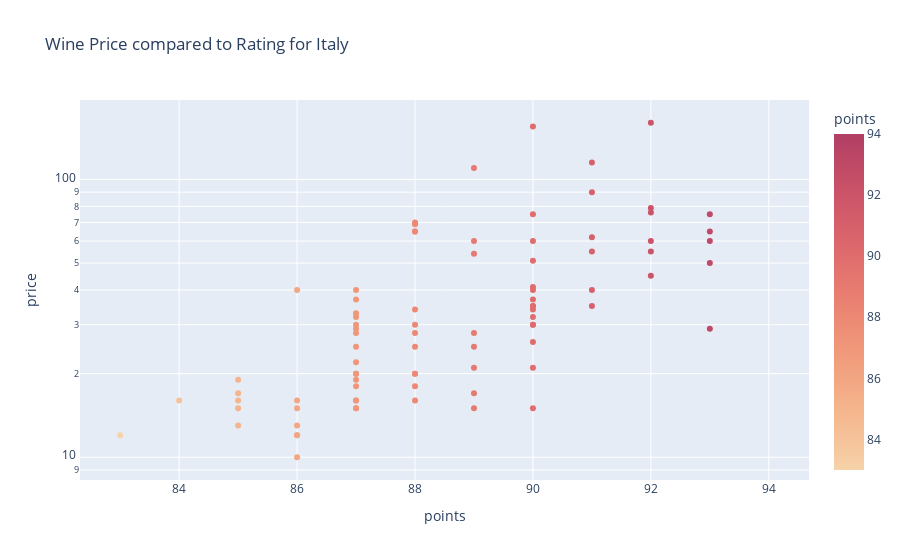

This figure's notebook cell:
### Code cell
plot_price_vs_rating('Italy')

### Figure 1 — Plotly figure (JSON) as saved in the notebook; plotly's stock layout.template omitted (floating-point values rounded to 4 significant figures)
{"data": [{"hovertemplate": "points=%{marker.color}<br>price=%{y}<extra></extra>", "legendgroup": "", "marker": {"color": [90, 90, 87, 85, 88, 93, 90, 90, 89, 90, 88, 90, 92, 85, 88, 93, 86, 89, 93, 87, 87, 90, 89, 92, 87, 86, 89, 86, 84, 87, 92, 87, 84, 89, 87, 89, 88, 94, 89, 90, 85, 87, 88, 89, 87, 89, 91, 90, 86, 90, 93, 92, 86, 85, 87, 86, 87, 90, 93, 87, 87, 90, 86, 89, 90, 83, 88, 91, 88, 88, 90, 88, 86, 88, 87, 88, 90, 91, 92, 86, 84, 91, 88, 87, 89, 91, 87, 88, 85, 90, 88, 87, 90, 90, 87, 91, 92, 87, 87, 88], "coloraxis": "coloraxis", "symbol": "circle"}, "mode": "markers", "name": "", "orientation": "v", "showlegend": false, "type": "scatter", "x": [90, 90, 87, 85, 88, 93, 90, 90, 89, 90, 88, 90, 92, 85, 88, 93, 86, 89, 93, 87, 87, 90, 89, 92, 87, 86, 89, 86, 84, 87, 92, 87, 84, 89, 87, 89, 88, 94, 89, 90, 85, 87, 88, 89, 87, 89, 91, 90, 86, 90, 93, 92, 86, 85, 87, 86, 87, 90, 93, 87, 87, 90, 86, 89, 90, 83, 88, 91, 88, 88, 90, 88, 86, 88, 87, 88, 90, 91, 92, 86, 84, 91, 88, 87, 89, 91, 87, 88, 85, 90, 88, 87, 90, 90, 87, 91, 92, 87, 87, 88], "xaxis": "x", "y": [75, 60, 16, 16, 18, 29, 37, 40, 110, 26, 20, 34, 60, 17, 25, 65, null, 21, 60, null, 30, 41, 17, 76, null, 16, 25, 13, null, 19, 160, 32, 16, 60, 37, 15, 65, null, 28, 155, 19, 28, 70, null, 40, null, 40, 35, 40, 32, 75, 45, null, 15, 18, 12, 20, 30, 50, 33, 25, 21, 12, null, 51, 12, null, 35, 69, 20, 35, 30, 10, 65, 15, 16, null, 115, 79, 15, null, 55, 28, null, 54, 62, 15, null, 13, 15, 34, 20, null, 30, 16, 90, 55, 29, 22, null], "yaxis": "y"}], "layout": {"coloraxis": {"colorbar": {"title": {"text": "points"}}, "colorscale": [[0, "rgb(246, 210, 169)"], [0.1667, "rgb(245, 183, 142)"], [0.3333, "rgb(241, 156, 124)"], [0.5, "rgb(234, 129, 113)"], [0.6667, "rgb(221, 104, 108)"], [0.8333, "rgb(202, 82, 104)"], [1, "rgb(177, 63, 100)"]]}, "legend": {"tracegroupgap": 0}, "title": {"text": "Wine Price compared to Rating for Italy"}, "xaxis": {"anchor": "y", "domain": [0, 1], "title": {"text": "points"}}, "yaxis": {"anchor": "x", "domain": [0, 1], "title": {"text": "price"}, "type": "log"}}}
